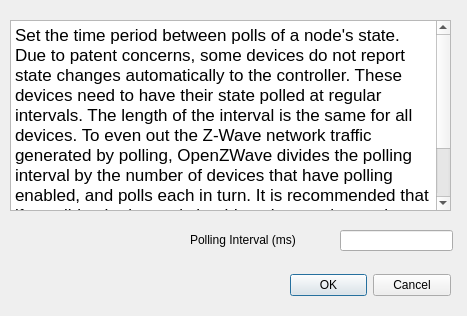
<?xml version="1.0" encoding="UTF-8"?>
<ui version="4.0">
 <class>PollingConfig</class>
 <widget class="QDialog" name="PollingConfig">
  <property name="geometry">
   <rect>
    <x>0</x>
    <y>0</y>
    <width>467</width>
    <height>316</height>
   </rect>
  </property>
  <property name="windowTitle">
   <string>Dialog</string>
  </property>
  <property name="modal">
   <bool>true</bool>
  </property>
  <widget class="QLineEdit" name="pollingInterval">
   <property name="geometry">
    <rect>
     <x>340</x>
     <y>230</y>
     <width>113</width>
     <height>21</height>
    </rect>
   </property>
   <property name="inputMethodHints">
    <set>Qt::ImhPreferNumbers</set>
   </property>
  </widget>
  <widget class="QLabel" name="pollingIntervalLabel">
   <property name="geometry">
    <rect>
     <x>190</x>
     <y>230</y>
     <width>151</width>
     <height>20</height>
    </rect>
   </property>
   <property name="text">
    <string>Polling Interval (ms)</string>
   </property>
  </widget>
  <widget class="QDialogButtonBox" name="buttonBox">
   <property name="geometry">
    <rect>
     <x>290</x>
     <y>270</y>
     <width>161</width>
     <height>31</height>
    </rect>
   </property>
   <property name="orientation">
    <enum>Qt::Horizontal</enum>
   </property>
   <property name="standardButtons">
    <set>QDialogButtonBox::Cancel|QDialogButtonBox::Ok</set>
   </property>
  </widget>
  <widget class="QTextEdit" name="textEdit">
   <property name="enabled">
    <bool>true</bool>
   </property>
   <property name="geometry">
    <rect>
     <x>10</x>
     <y>20</y>
     <width>441</width>
     <height>191</height>
    </rect>
   </property>
   <property name="readOnly">
    <bool>true</bool>
   </property>
   <property name="html">
    <string>&lt;!DOCTYPE HTML PUBLIC &quot;-//W3C//DTD HTML 4.0//EN&quot; &quot;http://www.w3.org/TR/REC-html40/strict.dtd&quot;&gt;
&lt;html&gt;&lt;head&gt;&lt;meta name=&quot;qrichtext&quot; content=&quot;1&quot; /&gt;&lt;style type=&quot;text/css&quot;&gt;
p, li { white-space: pre-wrap; }
&lt;/style&gt;&lt;/head&gt;&lt;body style=&quot; font-family:'.AppleSystemUIFont'; font-size:13pt; font-weight:400; font-style:normal;&quot;&gt;
&lt;p style=&quot; margin-top:0px; margin-bottom:0px; margin-left:0px; margin-right:0px; -qt-block-indent:0; text-indent:0px;&quot;&gt;Set the time period between polls of a node's state. Due to patent concerns, some devices do not report state changes automatically to the controller. These devices need to have their state polled at regular intervals. The length of the interval is the same for all devices. To even out the Z-Wave network traffic generated by polling, OpenZWave divides the polling interval by the number of devices that have polling enabled, and polls each in turn. It is recommended that if possible, the interval should not be set shorter than the number of polled devices in seconds (so that the network does not have to cope with more than one poll per second).&lt;/p&gt;&lt;/body&gt;&lt;/html&gt;</string>
   </property>
  </widget>
 </widget>
 <resources/>
 <connections/>
</ui>
